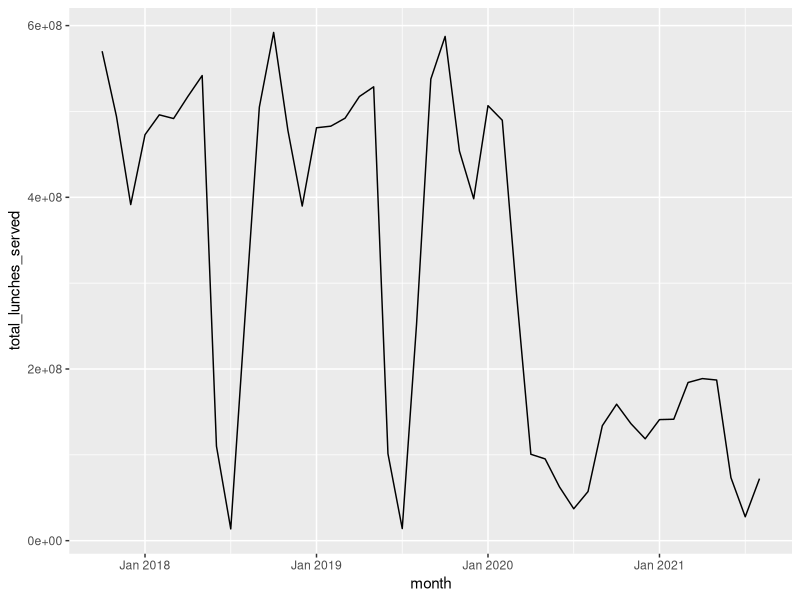

Write R code to recreate this figure.
## ---- chunk 1
knitr::opts_chunk$set(echo = TRUE)
## ---- chunk 2
library(here)
library(lubridate)
library(tidyverse)
library(zoo)
## ---- chunk 3
#read in the monthly lunch data 
usda_monthly <- read.csv(here("data", "usda_monthly_data_tidy.csv"))
## ---- chunk 4
#change first column name 
colnames(usda_monthly)[1] <- "month"

#delete the weird columns that got added between downloading the raw data to my 
#local computer and reading it to .Rmd
usda_monthly <- select(usda_monthly, -c("X", "X.1"))

#change last column name
colnames(usda_monthly)[9] <- "fiscal_year"
## ---- chunk 5
#remove percent signs from percent_free_of_total_lunches and 
#percent_reduced_price_of_total_lunches columns
usda_monthly <- usda_monthly %>% 
 mutate(percent_free_of_total_lunches = gsub('%','', percent_free_of_total_lunches)) %>% 
  mutate(percent_reduced_price_of_total_lunches = gsub('%','', percent_reduced_price_of_total_lunches)) %>% 
  mutate(month = gsub("-", " ", month))

#convert month column to class datetime from class character
usda_monthly <- usda_monthly %>% 
  mutate("month" = zoo::as.yearmon(month, "%y %b"))
## ---- chunk 6
#check class of all columns
lapply(usda_monthly, class)

#apply numeric to character columns
usda_monthly <- usda_monthly %>% 
  mutate_if(is.character, as.numeric)

#check to see if class conversion worked 
lapply(usda_monthly, class)
## ---- chunk 7
#plots 

ggplot(data = usda_monthly, aes(x = month, y = total_lunches_served)) +
  geom_line()
